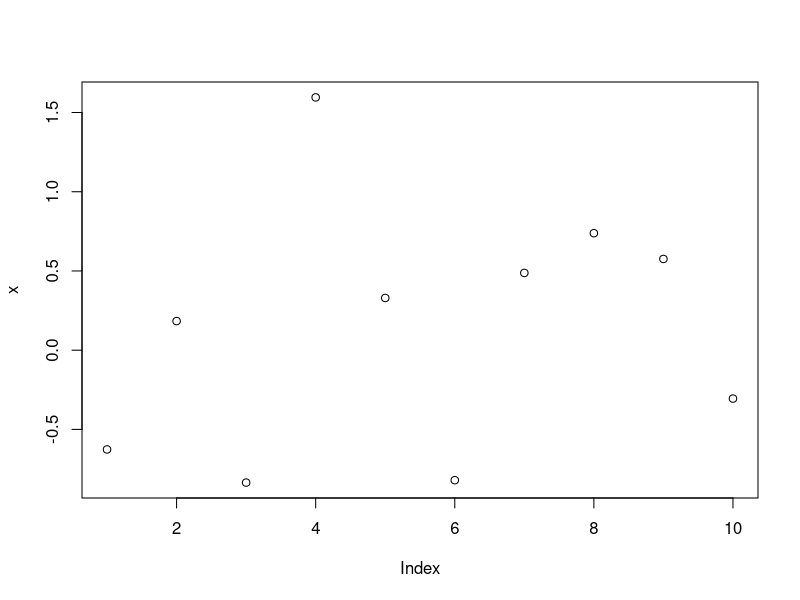
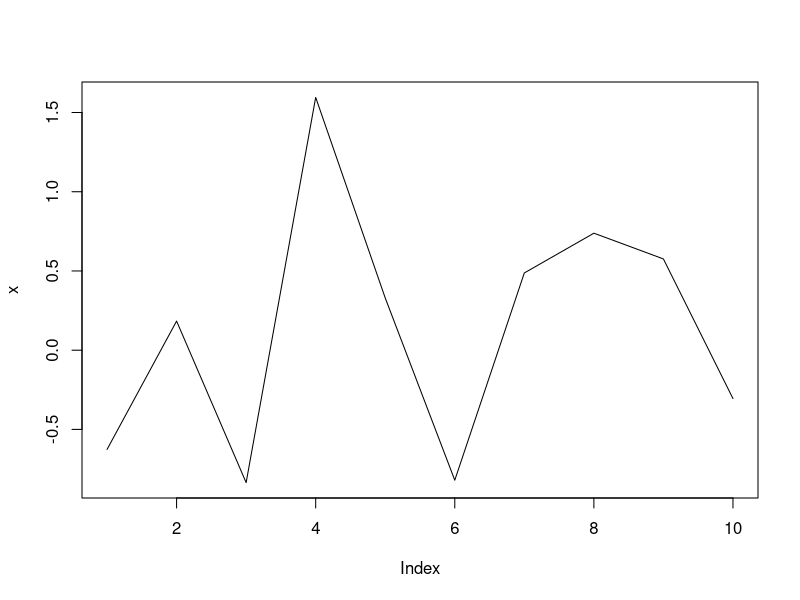
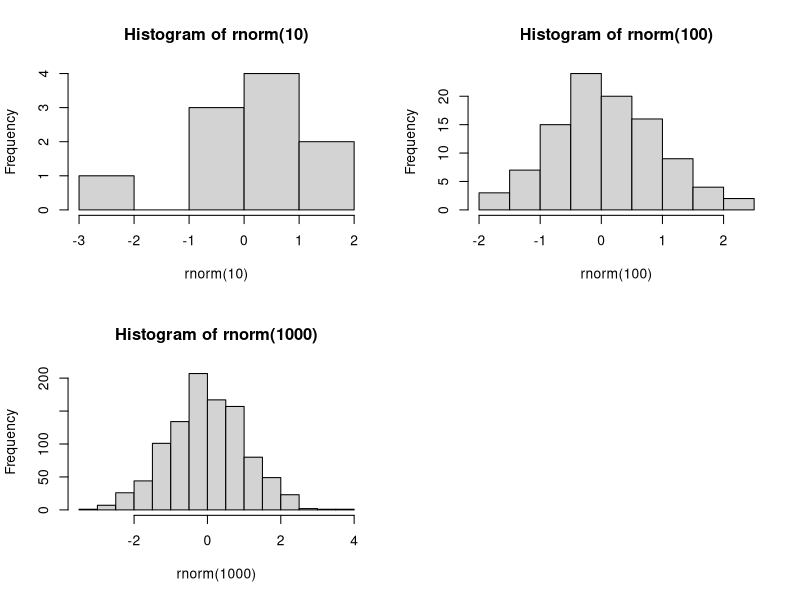

Source code (R) for these figures, in order: (Note: this script raises an error after producing the figures.)

# d for density, p for pdf, q for quantile function, r for simulation random deviates.

a= rnorm(10)
a
b= pnorm(5,4,2)-pnorm(2,2,1)
b

pnorm(1.96)  #cdf #cumulative probability density
pnorm(4.96)
pnorm(-1.96)


qnorm(0.025)
qnorm(0.05)
rnorm(10,0,1)

set.seed(1) #1 any number, 1,3,4,6,......
x=rnorm(10)
x

round(1.23233,2)


plot(x)
plot(x,type= "l")

par(mfrow=c(2,2))# multi_figer --mf

hist(rnorm(10))
hist(rnorm(100))
hist(rnorm(1000))
hist(rbinom(1000))
hist(rpois(1000))
hist(rnorm(1000))
x=rnorm(10000)
hist(x,main="histogram with 10000",xlab="values",ylab="feq")
hist(x,main="histogram with 10000",xlab="values",ylab="feq",freq= F)
lines(density(x),col="red")


plot(density(x))
plot(density(x),lwd=4)
plot(density(x),lwd=2)
plot(density(x),lwd=2,pch=23)
plot(density(x),lwd=2,pch=1)
plot(density(x),lwd=2,pch=1,type="o")

?pch

x=c(2,4,5,6,6,5,7,6,6,7)
y=c(4,4,5,6,5,5,4,4,5,4) #not reletion
y1= 2*x+5
y2= 2.5*x+6
y3= 3*x
plot(x,y1,type="l")
plot(x,y,xlab="x values",ylab="y values")

plot(x,y2,type="l")
lines(x,y1,type="l")

plot(x,y2,type="l",col="red")
lines(x,y1,type="l",col="blue")
lines(x,y3,type="l",col="green")
legend(6,24,c("a","b","c"),fill=c("red","blue","green"))


plot(x,y2,type="l",lty = 1,col="red")
lines(x,y1,lty=2,col="blue")
lines(x,y3,lty=3,col="green")
#legend(6,15,c("a","b","c"),col=c("red","blue","green"),lty=c(1,2,3))
legend(2,24,c("y2","y1","y3"),col=c("red","blue","green"),lty=c(1,2,3))
legend(2,24,c("y2","y1","y3"),col=c("red","blue","green"),lty=c(1,2,3))
legend(2,24,c("y2","y1","y3"),col=c("red","blue","green"),lty=c(1,2,3),bty="n")




















